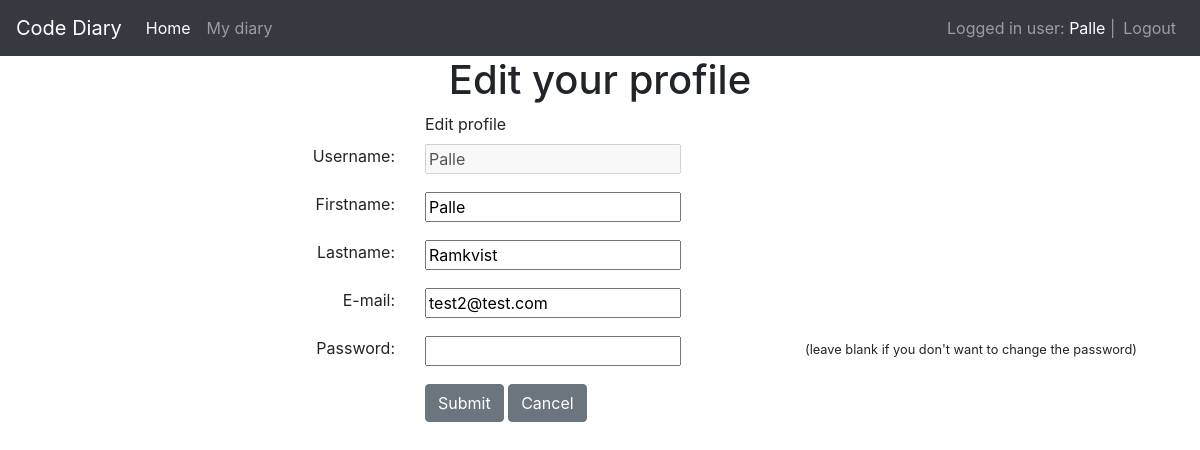
The app's page /users/edit (signed in) with its own data.
### app/models/users.py (models this page shows, shortened)
class User(UserMixin, db.Model):
    id = db.Column(db.Integer, primary_key=True)
    username = db.Column(db.String(80), unique=True, nullable=False)
    password = db.Column(db.String(120), unique=False, nullable=False)
    firstname = db.Column(db.String(100), unique=False)
    lastname = db.Column(db.String(100), unique=False)
    email = db.Column(db.String(100))
    diaries = db.relationship('Diary', backref='user', lazy=True)

### app/views/users.py (the view, shortened to what this page needs)
@user_blueprint.route('/edit', methods=['GET', 'POST'])
@login_required
def edit_user():
    user = load_user(current_user.get_id())
    return render_template('users/edit.html', user=user)

### app/views/users.py (called while the page is built)
@login_manager.user_loader
def load_user(user_id):
    return User.query.get(int(user_id))

### app/templates/users/edit.html
{% extends 'base.html' %}
{% block content %}
    <div class="container text-center">
        <div class="row">
            <div class="col-sm"></div>
            <div class="col-md">
                <h1>Edit your profile</h1>
            </div>
            <div class="col-sm"></div>
        </div>
     <form method="POST">
         <div class="row">
             <div class="col-sm"></div>
             <div class="col-md text-left">
                 <label for="Edit profile">Edit profile</label>
             </div>
             <div class="col-sm"></div>
         </div>
         <div class="form-group">
             <div class="row">
                 <div class="col-sm text-right"><label for="username">Username: </label></div>
                 <div class="col-md text-left">
                     <input type="text" name="username" value={{ user.username }} disabled>
                 </div>
                 <div class="col-sm"></div>
             </div>
        </div>
         <div class="form-group">
             <div class="row">
                 <div class="col-sm text-right"><label for="firstname">Firstname: </label></div>
                 <div class="col-md text-left">
                     <input type="text" name="firstname" value={{ user.firstname }}>
                 </div>
                 <div class="col-sm"></div>
             </div>
        </div>
         <div class="form-group">
             <div class="row">
                 <div class="col-sm text-right"><label for="lastname">Lastname: </label></div>
                 <div class="col-md text-left">
                     <input type="text" name="lastname" value={{ user.lastname }}>
                 </div>
                 <div class="col-sm"></div>
             </div>
        </div>
        <div class="form-group">
            <div class="row">
                <div class="col-sm text-right"><label for="email">E-mail: </label></div>
                <div class="col-md text-left">
                    <input type="email" name="email" value={{ user.email }}>
                </div>
                <div class="col-sm"></div>
            </div>
        </div>
         <div class="form-group">
             <div class="row">
                 <div class="col-sm text-right"><label for="password">Password: </label></div>
                 <div class="col-md text-left">
                     <input type="password" name="password">
                 </div>
                 <div class="col-sm text-left">
                     <small>(leave blank if you don't want to change the password)</small>
                 </div>
             </div>
         </div>
         <div class="form-group">
             <div class="row">
                 <div class="col-sm text-right"></div>
                 <div class="col-md text-left">
                     <button class="btn btn-secondary" type="submit" value="Submit">Submit</button>
                     <a class="btn btn-secondary" href="{{ url_for('index') }}" role="button">Cancel</a>
                 </div>
                 <div class="col-sm"></div>
             </div>
         </div>
    </form>
    </div>
{% endblock %}

### app/templates/base.html (shortened to what this page needs)
<!DOCTYPE html>
<html lang="en">
<head>
    <link rel="stylesheet" href="https://stackpath.bootstrapcdn.com/bootstrap/4.3.1/css/bootstrap.min.css"
>
</head>
<body>
<nav class="navbar navbar-expand-lg navbar-dark bg-dark">
    <a class="navbar-brand" href="/">Code Diary</a>
    <div class="collapse navbar-collapse" id="navbarNavAltMarkup">
        <div class="navbar-nav">
            <a class="nav-item nav-link active" href="/">Home <span class="sr-only">(current)</span></a>
            {% if current_user.is_authenticated %}
                <a class="nav-item nav-link" href="/diaries">My diary</a>
            {% endif %}
        </div>
    </div>
    {% if current_user.is_authenticated %}
        <ul class="navbar-nav ml-auto">
            <li class="navbar-text">
                Logged in user:
                <a href={{ url_for('users.edit_user') }}> {{ current_user.username }}</a> |
            </li>
            <li><a class="nav-item nav-link" href="{{ url_for('users.logout') }}">Logout</a></li>
        </ul>
    {% endif %}
</nav>
{% block content %}
{% endblock %}
</body>
</html>

### records on screen
User: username "Palle", firstname "Palle", lastname "Ramkvist", email "test2@test.com"
